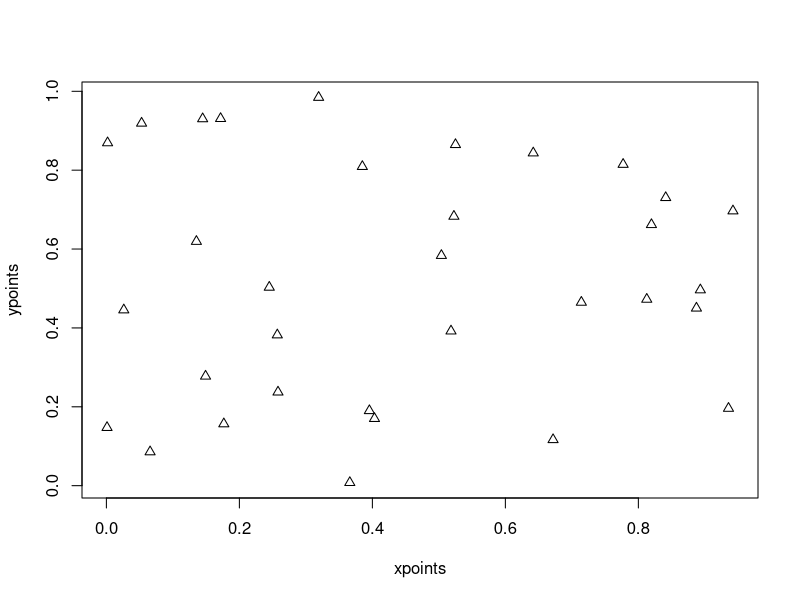
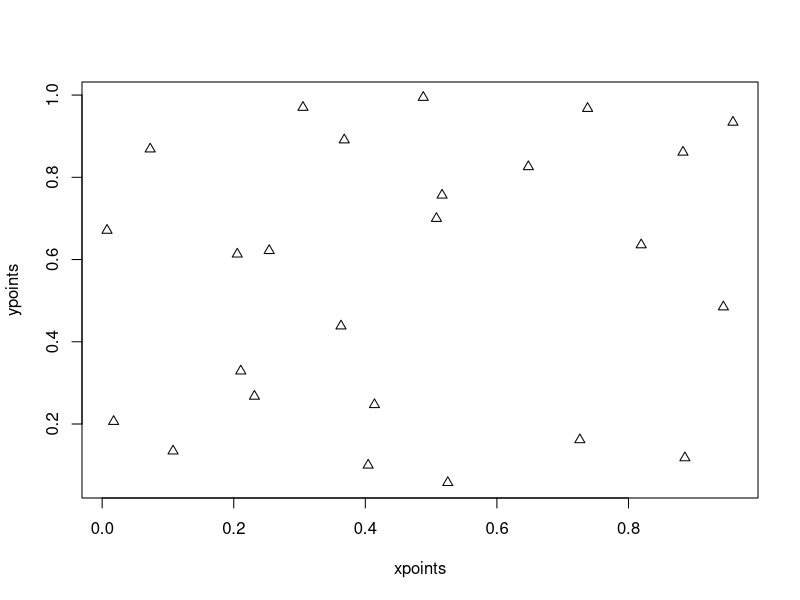
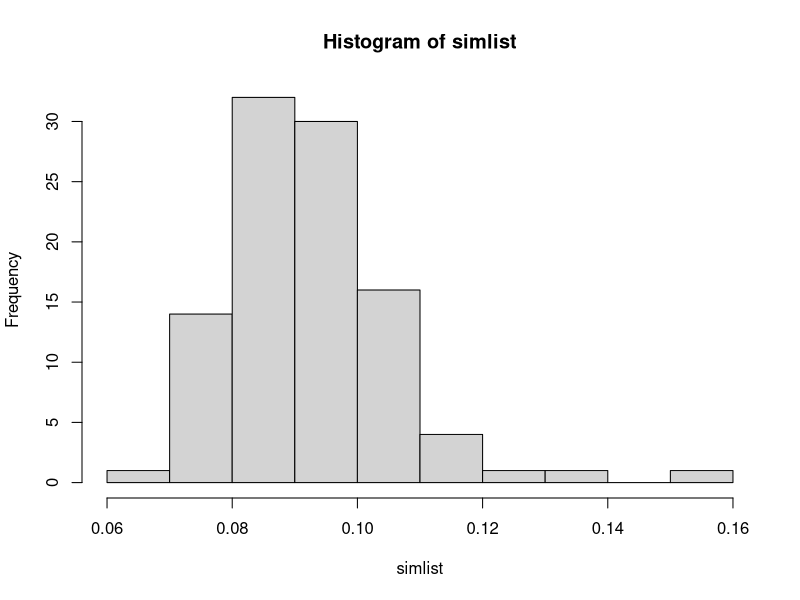

The R script that drew these images, in order:
# --------- 2 A --------- 

lambda = 36
A = (0.6-0.2)^2

res = 1-ppois(5, lambda*A)


# --------- 2 B --------- 

area_AB = 0.2*0.2
area_A_minus_AB = 0.4*0.4 - area_AB
sum = 0
for (k in 0:4){
  sum = sum + dpois(k, area_AB*lambda)*dpois(4-k, area_A_minus_AB*lambda)^2
}
print(sum)


# --------- 2 C --------- 

lambda <- 36
squarearea <- 1

N <- rpois(1, lambda*squarearea)
xpoints <- runif(N,0,1)
ypoints <- runif(N,0,1)

plot(xpoints, ypoints, pch=2)


# --------- 2 D --------- 

lambda <- rgamma(1, 36, 1)
squarearea <- 1

N <- rpois(1, lambda*squarearea)
xpoints <- runif(N,0,1)
ypoints <- runif(N,0,1)

plot(xpoints, ypoints, pch=2)


# --------- 2 E --------- 

lambda <- 36
squarearea <- 1
trials <- 100
simlist <- numeric(trials)
for (nTrials in 1:trials) {
  N <- rpois(1, lambda*squarearea)
  xpoints <- runif(N,0,1)
  ypoints <- runif(N,0,1)
  
  total = 0
  
  for(i in 1:N) {
    distances <- numeric(N)
    distances[i] = 2*squarearea^2
    for(j in 1:N) {
     if(i != j) {
       distances[j] = sqrt((xpoints[i]-xpoints[j])^2 + (ypoints[i]-ypoints[j])^2)
     } 
    }
    total = total + min(distances)
  }
  
  Z = total / N
  simlist[nTrials] = Z
}

var(simlist)

hist(simlist)



